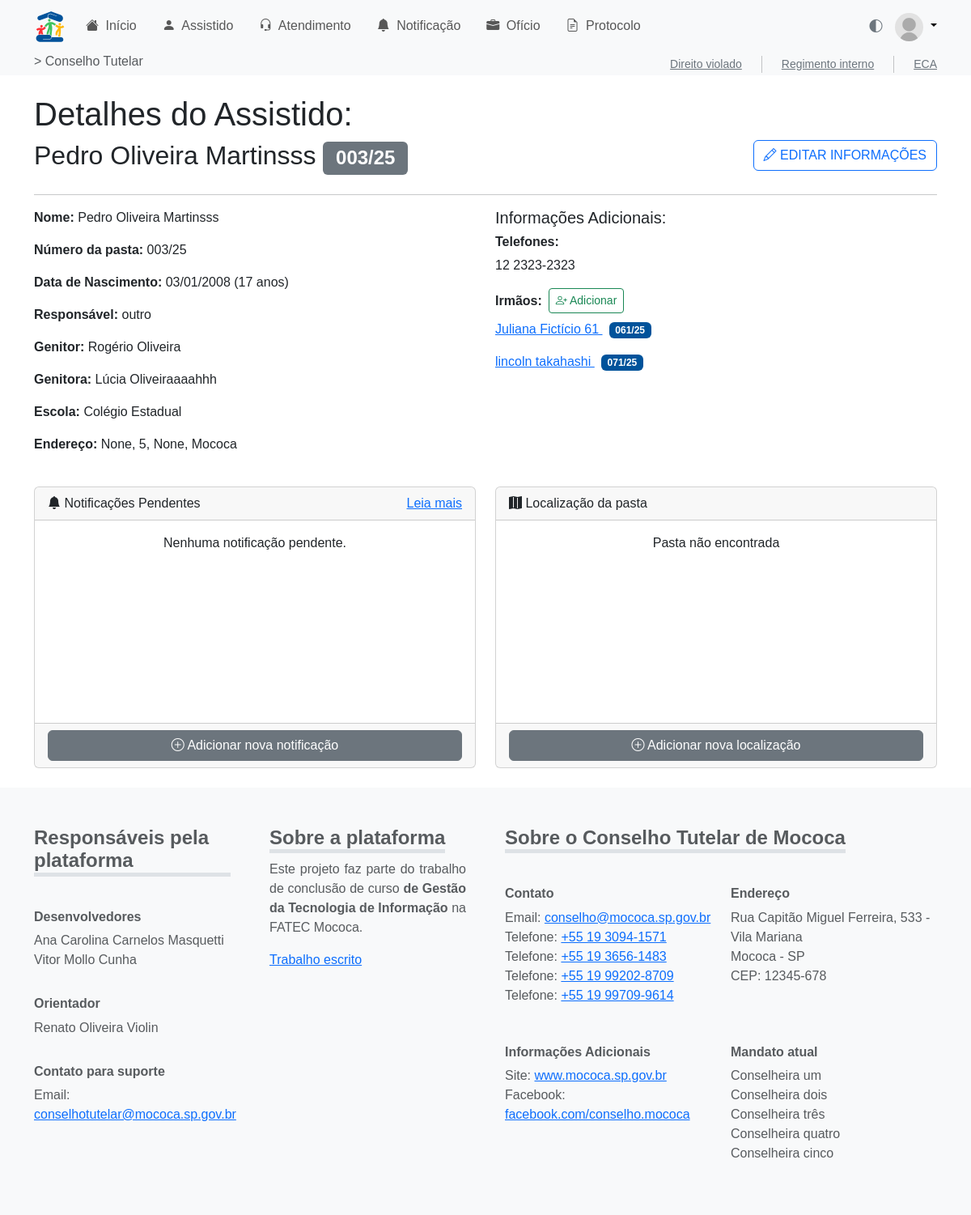
Page /assistido/detalhe/3/ on the earlier database version.
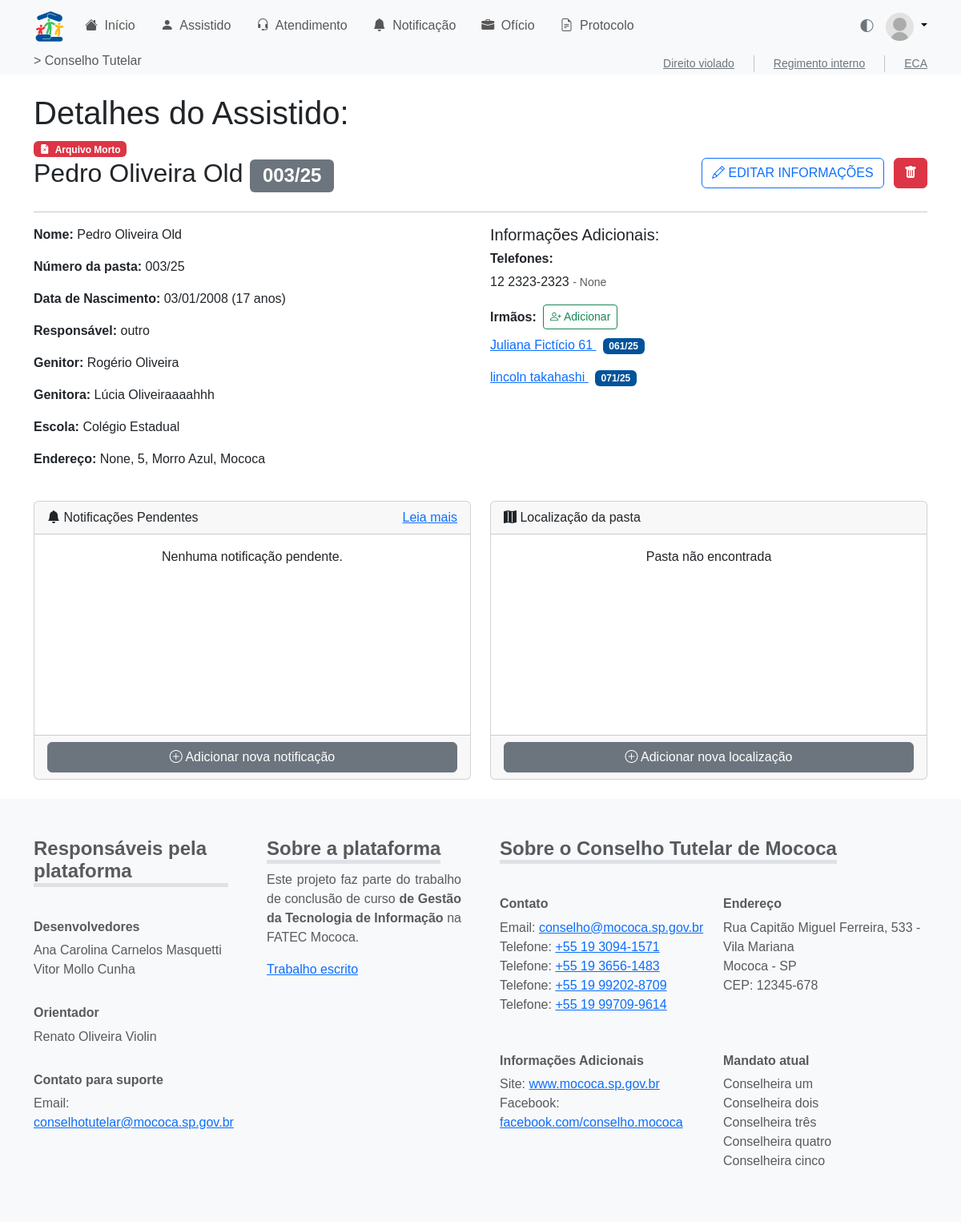
Same page on the later database version.
### assistido/models.py (models this page shows, shortened)
class Assistido(models.Model):
    id_assist = models.AutoField(primary_key=True)
    nmcompleto_assist = models.CharField(max_length=255)
    numero_assist = models.CharField(max_length=50, blank=True, null=True)
    dn_assist = models.DateField(blank=True, null=True)  # Data de nascimento
    nmgenitor_assist = models.CharField(max_length=255, blank=True, null=True)
    nmgenitora_assist = models.CharField(max_length=255, blank=True, null=True)
    DTCADASTRO = models.DateTimeField(auto_now_add=True, verbose_name='Data de Cadastro')
    TIPOS_RESPONSAVEL = [
        ("tio", "Tio"),
        ("tia", "Tia"),
        ("avo", "Avô/Avó"),
        ("primo", "Primo/Prima"),
        ("outro", "Outro"),
    ]
    nmresponsavel_assist = models.CharField(
        max_length=50, choices=TIPOS_RESPONSAVEL, default="outro"
    )
    outro_responsavel = models.CharField(
        max_length=255, blank=True, null=True,
        help_text="Preencher se o tipo do responsável for 'Outro'."
    )
    escola_assist = models.CharField(max_length=255, blank=True, null=True)
    rua_assist = models.CharField(max_length=255, blank=True, null=True)
    bairro_assist = models.CharField(max_length=100, blank=True, null=True)
    cidade_assist = models.CharField(max_length=100, blank=True, null=True)
    numerocasa_assist = models.CharField(max_length=20, blank=True, null=True)
    id_conselheira = models.ForeignKey(
        Conselheira,
        on_delete=models.SET_NULL,
        null=True,
        blank=True,
        related_name='assistidos'
    )
    gestante_assist = models.BooleanField(default=False)
    arquivomorto_assist = models.BooleanField(default=False)
    arquivado_assist = models.BooleanField(default=False)
    filaarquivomorto_assist = models.BooleanField(default=False)
    dtarquivomorto_assist = models.DateField(blank=True, null=True)

class Telefone(models.Model):
    id_telefone = models.AutoField(primary_key=True)
    id_assist = models.ForeignKey(
        Assistido,
        on_delete=models.CASCADE,
        related_name="telefones"
    )
    numero_telefone = models.CharField(max_length=20)
    obs_telefone = models.TextField(blank=True, null=True)

### assistido/views.py (the view)
# urls.py: path('detalhe/<int:id_assist>/', views.detalhe_assistido, name='detalhe'),
def detalhe_assistido(request, id_assist):
    import json
    assistido = get_object_or_404(Assistido, id_assist=id_assist)
    form = AddIrmaoForm(id_assist)
    assistidos_list = [
        {'id': a.id_assist, 'nome': a.nmcompleto_assist}
        for a in form.fields['irmao'].queryset
    ]
    assistidos_json = json.dumps(assistidos_list)
    from assistido.models import Irmaos
    irmaos_1 = Irmaos.objects.filter(id_assist_1=assistido).values_list('id_assist_2', flat=True)
    irmaos_2 = Irmaos.objects.filter(id_assist_2=assistido).values_list('id_assist_1', flat=True)
    irmaos_ids = set(irmaos_1).union(set(irmaos_2))
    irmaos_ids.discard(assistido.id_assist)
    irmaos = Assistido.objects.filter(id_assist__in=irmaos_ids)
    localizadores = assistido.localizadores.all().order_by('-dt_local')
    return render(request, 'assistido/detalhe.html', {
        'assistido': assistido,
        'form': form,
        'assistidos_json': assistidos_json,
        'assistidos_list': assistidos_list,
        'irmaos': irmaos,
        'localizadores': localizadores
    })

### assistido/templatetags/assistido_extras.py (called while the page is built)
@register.filter
def age(value):
    if not value:
        return ''
    today = date.today()
    try:
        return today.year - value.year - ((today.month, today.day) < (value.month, value.day))
    except Exception:
        return ''

@register.filter
def format_telefone(value):
    if not value:
        return ''
    num = re.sub(r'\D', '', value)
    if num.startswith('55'):
        num = num[2:]
    if len(num) == 11:
        return f'{num[0:2]} {num[2:7]}-{num[7:]}'
    elif len(num) == 10:
        return f'{num[0:2]} {num[2:6]}-{num[6:]}'
    elif len(num) == 9:
        return f'{num[0:5]}-{num[5:]}'
    elif len(num) == 8:
        return f'{num[0:4]}-{num[4:]}'
    return value

### assistido/templates/assistido/detalhe.html (shortened to what the changed rows need)
{% extends 'base.html' %}
{% load assistido_extras %}
{% block content %}
<main class="container my-4">
    <h1>Detalhes do Assistido: </h1>
        <div>
            {% if assistido.arquivomorto_assist %}
                <span class="badge text-bg-danger me-2">
                    <i class="bi bi-file-earmark-x-fill me-1"></i> Arquivo Morto
                </span>
            {% endif %}
        </div>
    <div class="d-flex w-100 justify-content-between align-content-center">
                                <h2>{{ assistido.nmcompleto_assist }} <span class="badge text-bg-secondary">{{ assistido.numero_assist }}/{{ assistido.DTCADASTRO|date:'y' }}</span></h2>
                                <div>
                                    <button class="btn btn-outline-primary text-uppercase" data-bs-toggle="modal" data-bs-target="#modalEditarAssistido">
                                    </button>
                                    {% if assistido.arquivomorto_assist %}
                                        <button type="button" class="btn btn-danger ms-2" data-bs-toggle="modal" data-bs-target="#modalDelete{{ assistido.id_assist }}">
                                            <i class="bi bi-trash-fill"></i>
                                        </button>
                                    {% endif %}
                                </div>
    </div>
    <div class="row g-4">
        <div class="col-12 col-md-6">
            <p><strong>Nome:</strong> {{ assistido.nmcompleto_assist }}</p>
            <p><strong>Número da pasta:</strong> {{ assistido.numero_assist }}/{{ assistido.DTCADASTRO|date:'y' }}</p>
            <p><strong>Data de Nascimento:</strong> {{ assistido.dn_assist|date:'d/m/Y' }}{% if assistido.dn_assist %} ({{ assistido.dn_assist|age }} anos){% endif %}</p>
            <p><strong>Responsável:</strong> {{ assistido.nmresponsavel_assist }}{% if assistido.nmresponsavel_assist == 'outro' and assistido.outro_responsavel %} - {{ assistido.outro_responsavel }}{% endif %}</p>
            <p><strong>Genitor:</strong> {{ assistido.nmgenitor_assist }}</p>
            <p><strong>Genitora:</strong> {{ assistido.nmgenitora_assist }}</p>
            <p><strong>Escola:</strong> {{ assistido.escola_assist }}</p>
            <p><strong>Endereço:</strong> {{ assistido.rua_assist }}{% if assistido.numerocasa_assist %}, {{ assistido.numerocasa_assist }}{% endif %}{% if assistido.bairro_assist %}, {{ assistido.bairro_assist }}{% endif %}{% if assistido.cidade_assist %}, {{ assistido.cidade_assist }}{% endif %}</p>
        </div>
        <div class="col-12 col-md-6">
            <h5>Informações Adicionais:</h5>
            <h6> <b>Telefones:</b></h6>
            {% for tel in assistido.telefones.all %}
                <p>{{ tel.numero_telefone|format_telefone }}{% if tel.obs_telefone %} <small class="text-muted">- {{ tel.obs_telefone}}</small>{% endif %}</p>
                {% empty %}
                <p class="text-muted">Nenhum telefone cadastrado.</p>
            {% endfor %}
            <div class="d-flex align-items-center mb-2">
                    <h6 class="mb-0 me-2"><b>Irmãos:</b></h6>
                    <button type="button" class="btn btn-sm btn-outline-success" data-bs-toggle="modal" data-bs-target="#addIrmaoModal">
                    </button>
            </div>
            {% if irmaos %}
                {% for irmao in irmaos %}
                    <p>
                        <a href="{% url 'assistido:detalhe' irmao.id_assist %}" target="_blank">
                        </a>
                    </p>
                {% endfor %}
            {% endif %}
        </div>
    </div>
</main>
{% endblock %}

Differences in the rows shown:
changed Assistido "outro": arquivomorto_assist False → True (drawn); nmcompleto_assist "Pedro Oliveira Martinsss" → "Pedro Oliveira Old"; bairro_assist "None" → "Morro Azul"
changed Telefone: obs_telefone (not shown) → "None"
Other differences:
text now shown: "Arquivo Morto"
